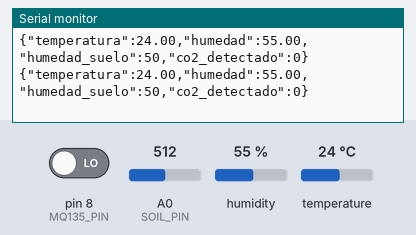
The sketch below on a simulated Arduino Uno, built with avr-gcc and run on an emulated ATmega328P. On the bench: the last lines printed to the serial monitor. The test bench sets the inputs (shaded band); at power-on: humidity 55 %, A0 (SOIL_PIN) = 512, pin 8 (MQ135_PIN) LOW, temperature 24 °C.

Above: at 5.8 s.
5.9 s: humidity set to 22 %
At 10.7 s:
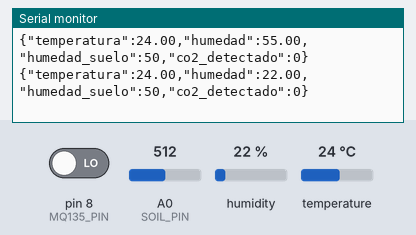
11.9 s: A0 (SOIL_PIN) set to 716
At 15.8 s:
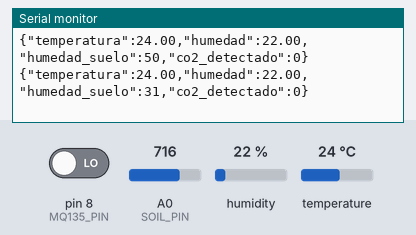
17.9 s: pin 8 (MQ135_PIN) driven HIGH
At 20.9 s:
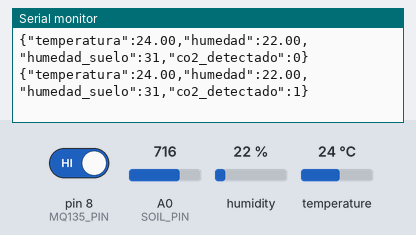
23.9 s: temperature set to 12 °C
At 26.0 s:
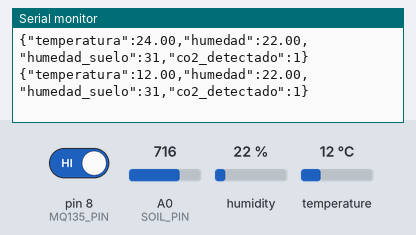
29.9 s: A0 (SOIL_PIN) set to 900
At 31.1 s:
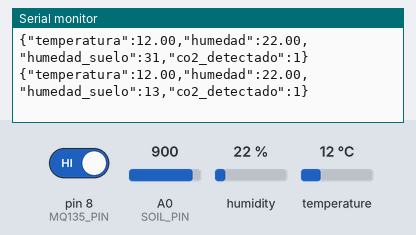
35.9 s: pin 8 (MQ135_PIN) driven LOW
At 41.3 s:
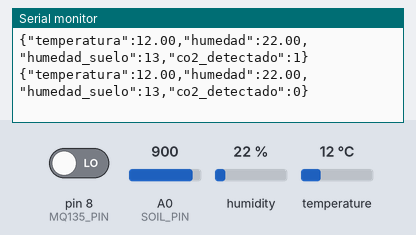
Timing chart, 0 to 42.8 s (numbered marks = the images above; inputs shaded):
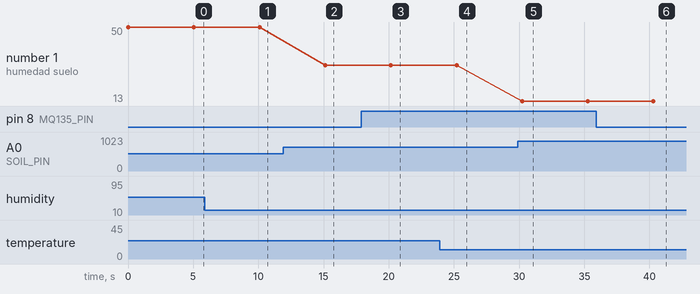

Measured:
- after the input at 5.9 s, the serial monitor: prints a new line after 4.2 s (image 1)
- after the input at 11.9 s, the serial monitor: prints a new line after 3.2 s (image 2)
- after the input at 17.9 s, the serial monitor: prints a new line after 2.3 s (image 3)
- after the input at 23.9 s, the serial monitor: prints a new line after 1.3 s (image 4)
- after the input at 29.9 s, the serial monitor: prints a new line after 0.33 s (image 5)
- after the input at 35.9 s, the serial monitor: prints a new line after 4.4 s (image 6)
- plotted number 1: 50 → 31 after the input at 11.9 s, 31 → 13 after the input at 29.9 s

The sketch:

sensores_lectura.ino
```cpp
#include <DHT.h>
#include <ArduinoJson.h>

// Configuración de pines
#define DHTPIN 2           // Pin digital para DHT11
#define DHTTYPE DHT11
const int SOIL_PIN = A0;   // Pin analógico para sensor de humedad de suelo
const int MQ135_PIN = 8;   // Pin digital para MQ-135

DHT dht(DHTPIN, DHTTYPE);

void setup() {
    Serial.begin(9600);
    dht.begin();
    pinMode(MQ135_PIN, INPUT);
}

void loop() {
    // Leer sensores
    float temperatura = dht.readTemperature();
    float humedad = dht.readHumidity();
    int humedadSuelo = analogRead(SOIL_PIN);
    int gasDetectado = digitalRead(MQ135_PIN);

    // Convertir humedad del suelo a porcentaje
    int humedadSueloPorcentaje = map(humedadSuelo, 0, 1023, 100, 0);
    humedadSueloPorcentaje = constrain(humedadSueloPorcentaje, 0, 100);

    // Crear JSON con las lecturas
    Serial.print("{");
    Serial.print("\"temperatura\":");
    Serial.print(temperatura);
    Serial.print(",\"humedad\":");
    Serial.print(humedad);
    Serial.print(",\"humedad_suelo\":");
    Serial.print(humedadSueloPorcentaje);
    Serial.print(",\"co2_detectado\":");
    Serial.print(gasDetectado);
    Serial.println("}");

    delay(5000);  // Lectura cada 5 segundos
}
```
